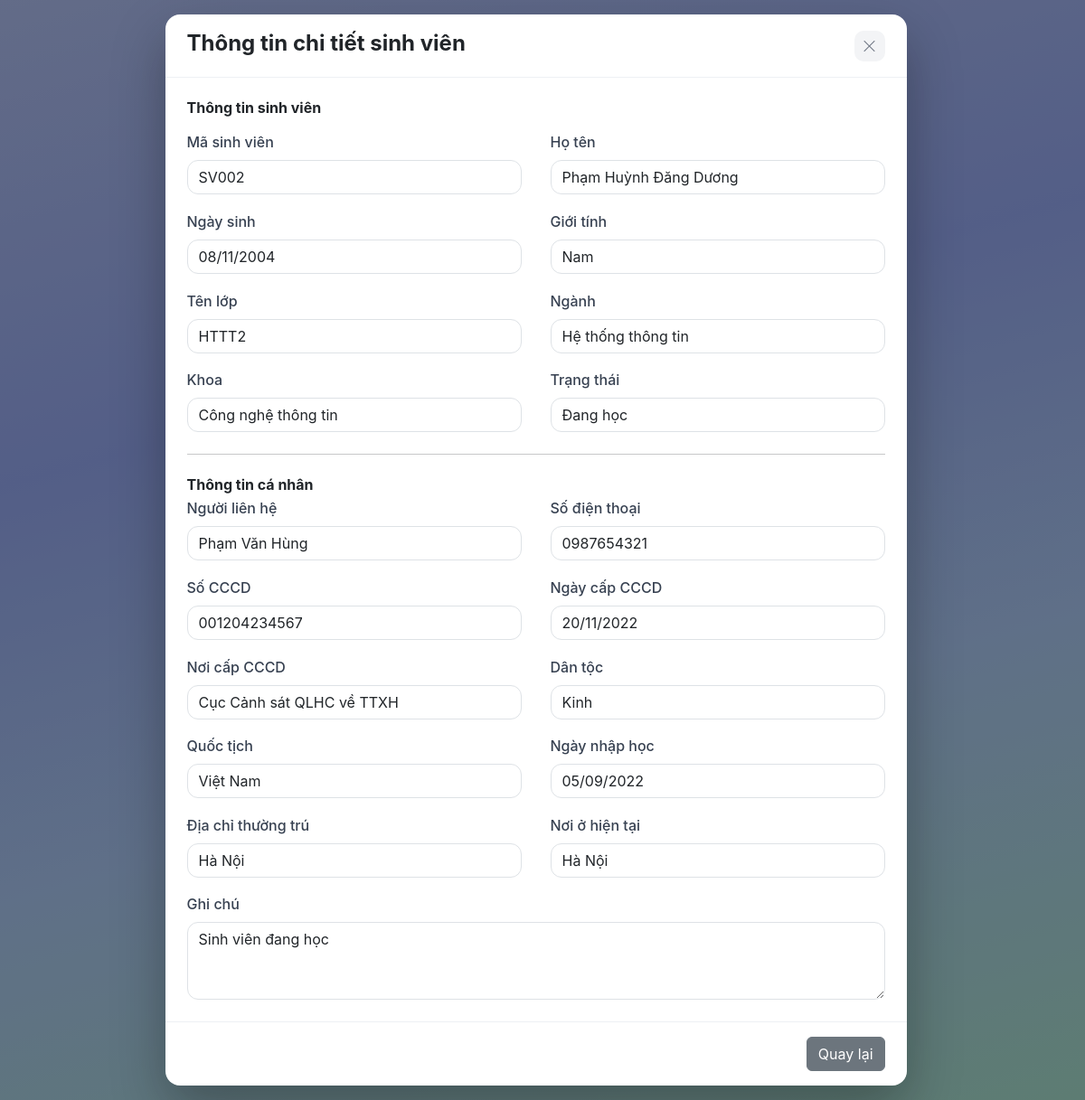
Screenshot of /public/?controller=student&action=detail&id=SV002 (signed in) with the database file from the repository.
### tables this page shows
CREATE TABLE students (
ma_sv VARCHAR(10) PRIMARY KEY,
cccd VARCHAR(12),
ngay_cap_cccd DATE,
noi_cap_cccd VARCHAR(100),
dan_toc VARCHAR(50),
quoc_tich VARCHAR(50),
dia_chi_thuong_tru VARCHAR(200),
noi_o_hien_tai VARCHAR(200),
ngay_nhap_hoc DATE,
nguoi_lien_he VARCHAR(100),
sdt_nguoi_lien_he VARCHAR(15),
ghi_chu VARCHAR(200),

    FOREIGN KEY (ma_sv) REFERENCES student(ma_sv)

);

CREATE TABLE student (
    ma_sv VARCHAR(10) PRIMARY KEY,
    ho_ten VARCHAR(100) NOT NULL,
    ngay_sinh DATE NOT NULL,
    gioi_tinh VARCHAR(10) NOT NULL,
    ten_lop VARCHAR(50) NOT NULL,
    nganh VARCHAR(100) NOT NULL,
    khoa VARCHAR(100) NOT NULL,
    trang_thai VARCHAR(30) NOT NULL
);

### app/controllers/StudentController.php (called while the page is built, shortened)
<?php
require_once APP_ROOT . '/app/services/StudentService.php';
class StudentController
{
    public function detail($id)
    {
        $studentService = new StudentService();
        $student = $studentService->getStudentById($id);
        $q = isset($_GET['q']) && is_string($_GET['q'])
            ? trim($_GET['q'])
            : '';
        include APP_ROOT . '/app/views/student/detail.php';
    }
}

### app/services/StudentService.php (called while the page is built, shortened)
<?php
require_once APP_ROOT . '/app/models/Student.php';
class StudentService
{
    public function getStudentById($id)
    {
        $dbConnection = new DBConnection();
        $conn = $dbConnection->getConnection();
        $sql = "SELECT s.ma_sv, s.ho_ten, s.ngay_sinh, s.gioi_tinh, s.ten_lop, s.nganh, s.khoa, s.trang_thai,
                       sd.cccd, sd.ngay_cap_cccd, sd.noi_cap_cccd, sd.dan_toc, sd.quoc_tich,
                       sd.dia_chi_thuong_tru, sd.noi_o_hien_tai, sd.ngay_nhap_hoc,
                       sd.nguoi_lien_he, sd.sdt_nguoi_lien_he, sd.ghi_chu
                FROM student s
                LEFT JOIN students sd ON s.ma_sv = sd.ma_sv
                WHERE s.ma_sv = ?";
        $stmt = $conn->prepare($sql);
        $stmt->execute([$id]);
        return $stmt->fetch(PDO::FETCH_OBJ);
    }
}

### app/models/Student.php (called while the page is built, shortened)
<?php
class Student
{
    public static function formatDate($date)
    {
        return date_format(date_create($date), 'd/m/Y');
    }
}

### app/views/student/detail.php (the view, shortened to what this page needs)
<!DOCTYPE html>
<html lang="vi">
<head>
    <link href="https://cdn.jsdelivr.net/npm/bootstrap@5.3.8/dist/css/bootstrap.min.css" rel="stylesheet">
    <link rel="stylesheet" href="https://cdn.jsdelivr.net/npm/bootstrap-icons@1.13.1/font/bootstrap-icons.min.css">
    <link rel="stylesheet" href="assets/css/style.css?v=<?= defined('CSS_VERSION') ? CSS_VERSION : 6 ?>">
</head>
<body class="dash-page">
    <?php $backUrl = '?controller=student&action=index' . ($q !== '' ? '&q=' . urlencode($q) : ''); ?>
    <div class="popup">
        <section class="popup-card popup-form" aria-labelledby="student-detail-title">
            <div class="popup-head">
                <div>
                    <h4 id="student-detail-title" class="mb-1 fw-bold">Thông tin chi tiết sinh viên</h4>
                </div>
                <a href="<?= htmlspecialchars($backUrl, ENT_QUOTES, 'UTF-8') ?>"
                   class="popup-close" title="Quay lại" aria-label="Quay lại danh sách sinh viên">
                    <i class="bi bi-x-lg"></i>
                </a>
            </div>
            <div class="popup-body">
                <h6 class="fw-bold mb-3">Thông tin sinh viên</h6>
                <div class="detail-grid">
                    <div>
                        <label class="form-label">Mã sinh viên</label>
                        <input type="text" class="form-control" value="<?= htmlspecialchars($student->ma_sv ?? '', ENT_QUOTES, 'UTF-8') ?>" readonly>
                    </div>
                    <div>
                        <label class="form-label">Họ tên</label>
                        <input type="text" class="form-control" value="<?= htmlspecialchars($student->ho_ten ?? '', ENT_QUOTES, 'UTF-8') ?>" readonly>
                    </div>
                    <div>
                        <label class="form-label">Ngày sinh</label>
                        <input type="text" class="form-control" value="<?= htmlspecialchars(Student::formatDate($student->ngay_sinh), ENT_QUOTES, 'UTF-8') ?>" readonly>
                    </div>
                    <div>
                        <label class="form-label">Giới tính</label>
                        <input type="text" class="form-control" value="<?= htmlspecialchars($student->gioi_tinh ?? '', ENT_QUOTES, 'UTF-8') ?>" readonly>
                    </div>
                    <div>
                        <label class="form-label">Tên lớp</label>
                        <input type="text" class="form-control" value="<?= htmlspecialchars($student->ten_lop ?? '', ENT_QUOTES, 'UTF-8') ?>" readonly>
                    </div>
                    <div>
                        <label class="form-label">Ngành</label>
                        <input type="text" class="form-control" value="<?= htmlspecialchars($student->nganh ?? '', ENT_QUOTES, 'UTF-8') ?>" readonly>
                    </div>
                    <div>
                        <label class="form-label">Khoa</label>
                        <input type="text" class="form-control" value="<?= htmlspecialchars($student->khoa ?? '', ENT_QUOTES, 'UTF-8') ?>" readonly>
                    </div>
                    <div>
                        <label class="form-label">Trạng thái</label>
                        <input type="text" class="form-control" value="<?= htmlspecialchars($student->trang_thai ?? '', ENT_QUOTES, 'UTF-8') ?>" readonly>
                    </div>
                </div>
                <hr class="my-4">
                <h6 class="fw-bold mb-1">Thông tin cá nhân</h6>
                <div class="detail-grid">
                    <div>
                        <label class="form-label">Người liên hệ</label>
                        <input type="text" class="form-control" value="<?= htmlspecialchars($student->nguoi_lien_he ?? '', ENT_QUOTES, 'UTF-8') ?>" readonly>
                    </div>
                    <div>
                        <label class="form-label">Số điện thoại</label>
                        <input type="text" class="form-control" value="<?= htmlspecialchars($student->sdt_nguoi_lien_he ?? '', ENT_QUOTES, 'UTF-8') ?>" readonly>
                    </div>
                    <div>
                        <label class="form-label">Số CCCD</label>
                        <input type="text" class="form-control" value="<?= htmlspecialchars($student->cccd ?? '', ENT_QUOTES, 'UTF-8') ?>" readonly>
                    </div>
                    <div>
                        <label class="form-label">Ngày cấp CCCD</label>
                        <input type="text" class="form-control" value="<?= htmlspecialchars(Student::formatDate($student->ngay_cap_cccd), ENT_QUOTES, 'UTF-8') ?>" readonly>
                    </div>
                    <div>
                        <label class="form-label">Nơi cấp CCCD</label>
                        <input type="text" class="form-control" value="<?= htmlspecialchars($student->noi_cap_cccd ?? '', ENT_QUOTES, 'UTF-8') ?>" readonly>
                    </div>
                    <div>
                        <label class="form-label">Dân tộc</label>
                        <input type="text" class="form-control" value="<?= htmlspecialchars($student->dan_toc ?? '', ENT_QUOTES, 'UTF-8') ?>" readonly>
                    </div>
                    <div>
                        <label class="form-label">Quốc tịch</label>
                        <input type="text" class="form-control" value="<?= htmlspecialchars($student->quoc_tich ?? '', ENT_QUOTES, 'UTF-8') ?>" readonly>
                    </div>
                    <div>
                        <label class="form-label">Ngày nhập học</label>
                        <input type="text" class="form-control" value="<?= htmlspecialchars(Student::formatDate($student->ngay_nhap_hoc), ENT_QUOTES, 'UTF-8') ?>" readonly>
                    </div>
                    <div>
                        <label class="form-label">Địa chỉ thường trú</label>
                        <input type="text" class="form-control" value="<?= htmlspecialchars($student->dia_chi_thuong_tru ?? '', ENT_QUOTES, 'UTF-8') ?>" readonly>
                    </div>
                    <div>
                        <label class="form-label">Nơi ở hiện tại</label>
                        <input type="text" class="form-control" value="<?= htmlspecialchars($student->noi_o_hien_tai ?? '', ENT_QUOTES, 'UTF-8') ?>" readonly>
                    </div>
                    <div style="grid-column: 1 / -1;">
                        <label class="form-label">Ghi chú</label>
                        <textarea class="form-control" rows="3" readonly><?= htmlspecialchars($student->ghi_chu ?? '', ENT_QUOTES, 'UTF-8') ?></textarea>
                    </div>
                </div>
            </div>
            <div class="popup-foot">
                <a href="<?= htmlspecialchars($backUrl, ENT_QUOTES, 'UTF-8') ?>" class="btn btn-secondary">Quay lại</a>
            </div>
        </section>
    </div>
</body>
</html>

### public/assets/css/style.css (style rules this page uses)
:root { --indigo: #4f46e5; }
body { font-family: 'Inter', 'Segoe UI', system-ui, sans-serif; }
.form-control { border-radius: 12px; }
body.dash-page { background: linear-gradient(165deg, #c7d2fe 0%, #a5b4fc 35%, #bfdbfe 65%, #bbf7d0 100%); min-height: 100vh; }
.popup { position: fixed; inset: 0; z-index: 1050; background: rgba(17, 24, 39, 0.55); display: flex; align-items: flex-start; justify-content: center; padding: 1rem; overflow-y: auto; scrollbar-gutter: stable; }
.popup-card { background: #fff; border-radius: 16px; width: min(820px, calc(100vw - 2rem)); max-width: 820px; height: calc(100vh - 2rem); max-height: calc(100vh - 2rem); min-height: 0; display: flex; flex-direction: column; overflow: hidden; box-shadow: 0 25px 60px rgba(0, 0, 0, 0.3); }
.popup-head { display: flex; align-items: flex-start; justify-content: space-between; gap: 1rem; padding: 1.1rem 1.5rem; border-bottom: 1px solid #eef0f4; flex-shrink: 0; }
.popup-body { padding: 1.5rem; overflow-y: auto; flex: 1 1 auto; min-height: 0; }
.popup-foot { display: flex; justify-content: flex-end; gap: 0.6rem; padding: 1rem 1.5rem; border-top: 1px solid #eef0f4; flex-shrink: 0; }
.popup-close { border: 0; background: #f3f4f6; border-radius: 10px; width: 34px; height: 34px; font-size: 1rem; line-height: 1; color: #6b7280; text-decoration: none; display: inline-flex; align-items: center; justify-content: center; flex: none; }
.form-label { font-weight: 500; color: #374151; }
.popup-form { display: flex; flex-direction: column; width: 100%; height: 100%; min-height: 0; }
.detail-grid { display: grid; grid-template-columns: 1fr 1fr; gap: 1.1rem 2rem; }

### rows the page displays
students: ma_sv.ma_sv "SV002", ma_sv.ho_ten "Phạm Huỳnh Đăng Dương", ma_sv.ngay_sinh "08/11/2004", ma_sv.gioi_tinh "Nam", ma_sv.ten_lop "HTTT2", ma_sv.nganh "Hệ thống thông tin", ma_sv.khoa "Công nghệ thông tin", ma_sv.trang_thai "Đang học", nguoi_lien_he "Phạm Văn Hùng", sdt_nguoi_lien_he "0987654321", cccd "001204234567", ngay_cap_cccd "20/11/2022", noi_cap_cccd "Cục Cảnh sát QLHC về TTXH", dan_toc "Kinh", quoc_tich "Việt Nam", ngay_nhap_hoc "05/09/2022", dia_chi_thuong_tru "Hà Nội", noi_o_hien_tai "Hà Nội", ghi_chu "Sinh viên đang học"
